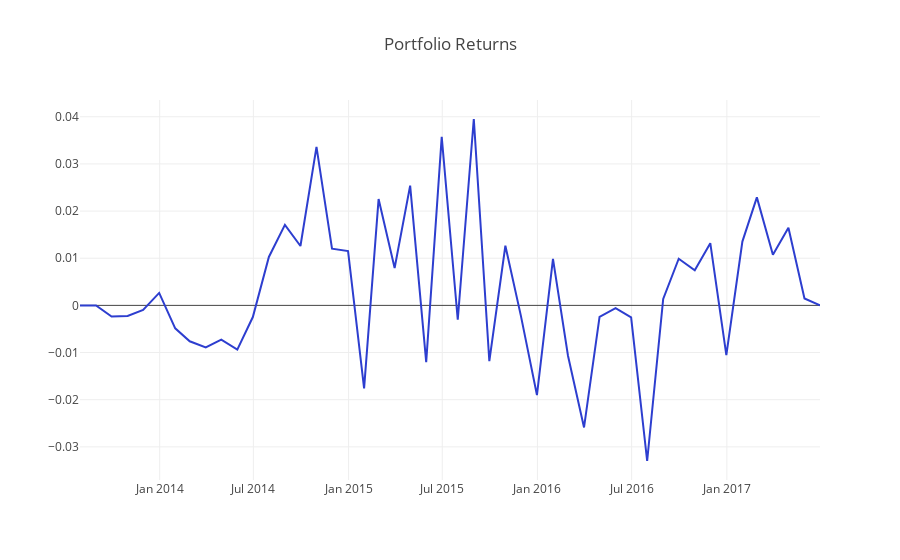

This figure's notebook cell:
### Markdown cell above
### View Data
Time to see how the portfolio did.

### Code cell
expected_portfolio_returns = portfolio_returns(df_long, df_short, lookahead_returns, 2*top_bottom_n)
print(expected_portfolio_returns.T.sum())
project_helper.plot_returns(expected_portfolio_returns.T.sum(), 'Portfolio Returns')
